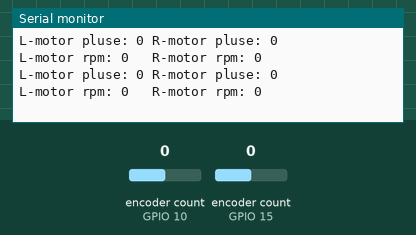
Bench run of a sketch on a simulated ESP32. Shown: the last lines printed to the serial monitor. Inputs (shaded band) come from the test bench; at power-on: encoder count (sensors on GPIO 10, GPIO 15) 0.

Above: at 1.2 s.
1.3 s: encoder count (sensor on GPIO 10) set to 1
At 2.6 s:
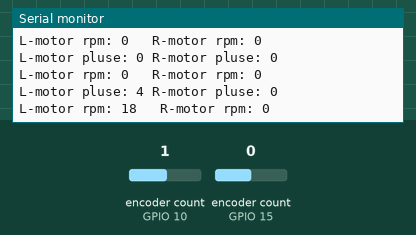
2.8 s: encoder count (sensor on GPIO 15) set to 1
At 3.7 s:
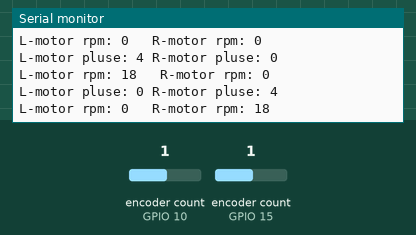
4.3 s: encoder count (sensor on GPIO 10) set to 0
At 5.6 s:
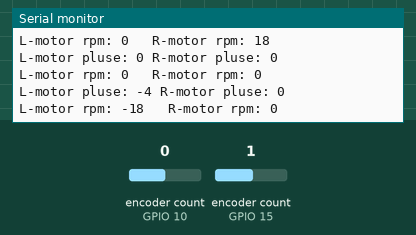
5.8 s: encoder count (sensor on GPIO 15) set to 0
At 6.6 s:
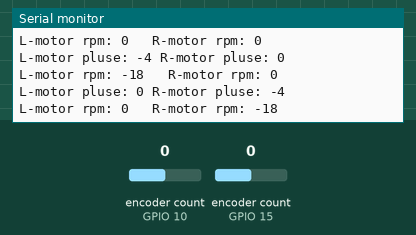
Timing chart, 0 to 8.3 s (numbered marks = the images above; inputs shaded):
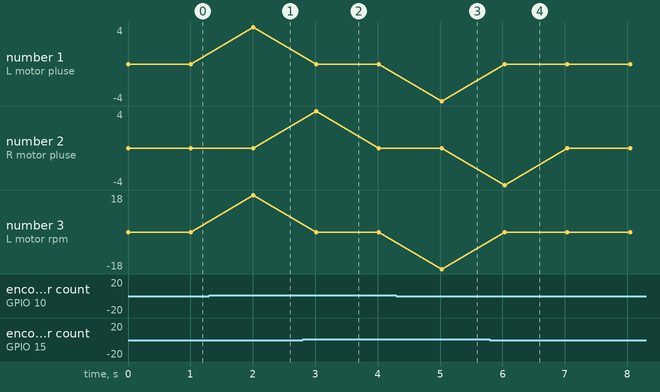

Measured:
- after the input at 1.3 s, the serial monitor: prints a new line after 0.71 s (image 1)
- after the input at 2.8 s, the serial monitor: prints a new line after 0.22 s (image 2)
- after the input at 4.3 s, the serial monitor: prints a new line after 0.73 s (image 3)
- after the input at 5.8 s, the serial monitor: prints a new line after 0.23 s (image 4)
- plotted number 1: 0 → 4 after the input at 1.3 s, 0 → -4 after the input at 4.3 s
- plotted number 3: 0 → 18 after the input at 1.3 s, 0 → -18 after the input at 4.3 s

The sketch:

motor_read_code.ino
```cpp
#define ENCODER_OPTIMIZE_INTERRUPTS
#include <Encoder.h>

Encoder motor1(10, 11);
Encoder motor2(15, 16);
double timeunit=1000;
double sensor_R=13;
double time_s=timeunit/1000;
double time_s_ratio=1/time_s;
double time_s_m=time_s_ratio*60;

void setup() {
  Serial.begin(9600);

}

void loop() {
  long pluse_1;
  long pluse_2;
  long rpm1;
  long rpm2;
  pluse_1=motor1.read();
  pluse_2=motor2.read();
  rpm1=(pluse_1*time_s_m)/sensor_R;
  rpm2=(pluse_2*time_s_m)/sensor_R;
  Serial.printf("L-motor pluse: %ld R-motor pluse: %ld \n", pluse_1, pluse_2);
  Serial.printf("L-motor rpm: %ld   R-motor rpm: %ld \n", rpm1, rpm2);
  motor1.write(0);
  motor2.write(0);
  delay(timeunit);
}
```
